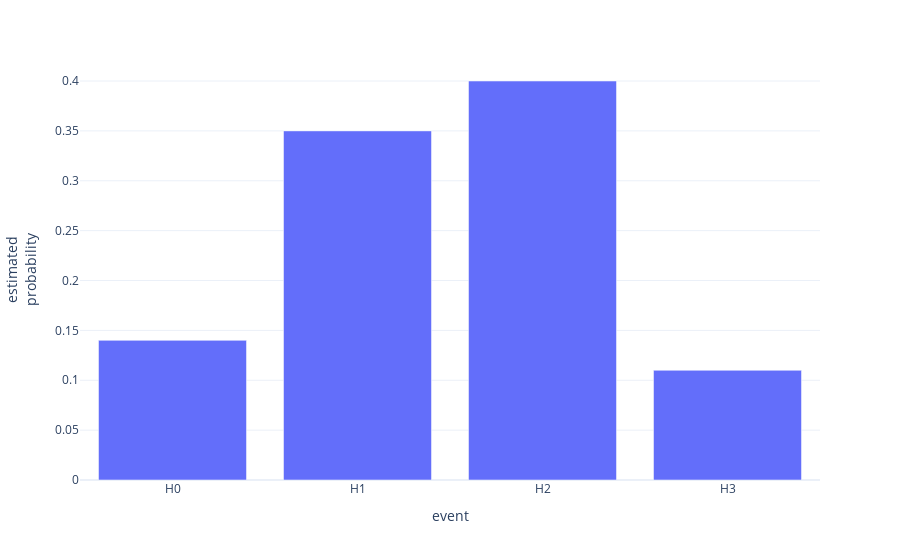

The cell this chart's notebook holds for it:
### Markdown cell above
We can also show the results of the simulation graphically:

### Code cell
n = 3
num_experiments = 100

prob_dist, _, _ = estimate_event_probabilities(n, num_experiments)

plot_event_probabilities(prob_dist)

### Figure 1 — Plotly figure (JSON) as saved in the notebook; plotly's stock layout.template omitted (floating-point values rounded to 4 significant figures)
{"data": [{"hovertemplate": "x=%{x}<br>y=%{y}<extra></extra>", "legendgroup": "", "marker": {"color": "#636efa", "pattern": {"shape": ""}}, "name": "", "orientation": "v", "showlegend": false, "textposition": "auto", "type": "bar", "x": ["H0", "H1", "H2", "H3"], "xaxis": "x", "y": [0.14, 0.35, 0.4, 0.11], "yaxis": "y"}], "layout": {"barmode": "relative", "legend": {"tracegroupgap": 0}, "margin": {"t": 60}, "showlegend": false, "xaxis": {"anchor": "y", "domain": [0, 1], "title": {"text": "event"}}, "yaxis": {"anchor": "x", "domain": [0, 1], "title": {"text": "estimated<br>probability"}}}}
